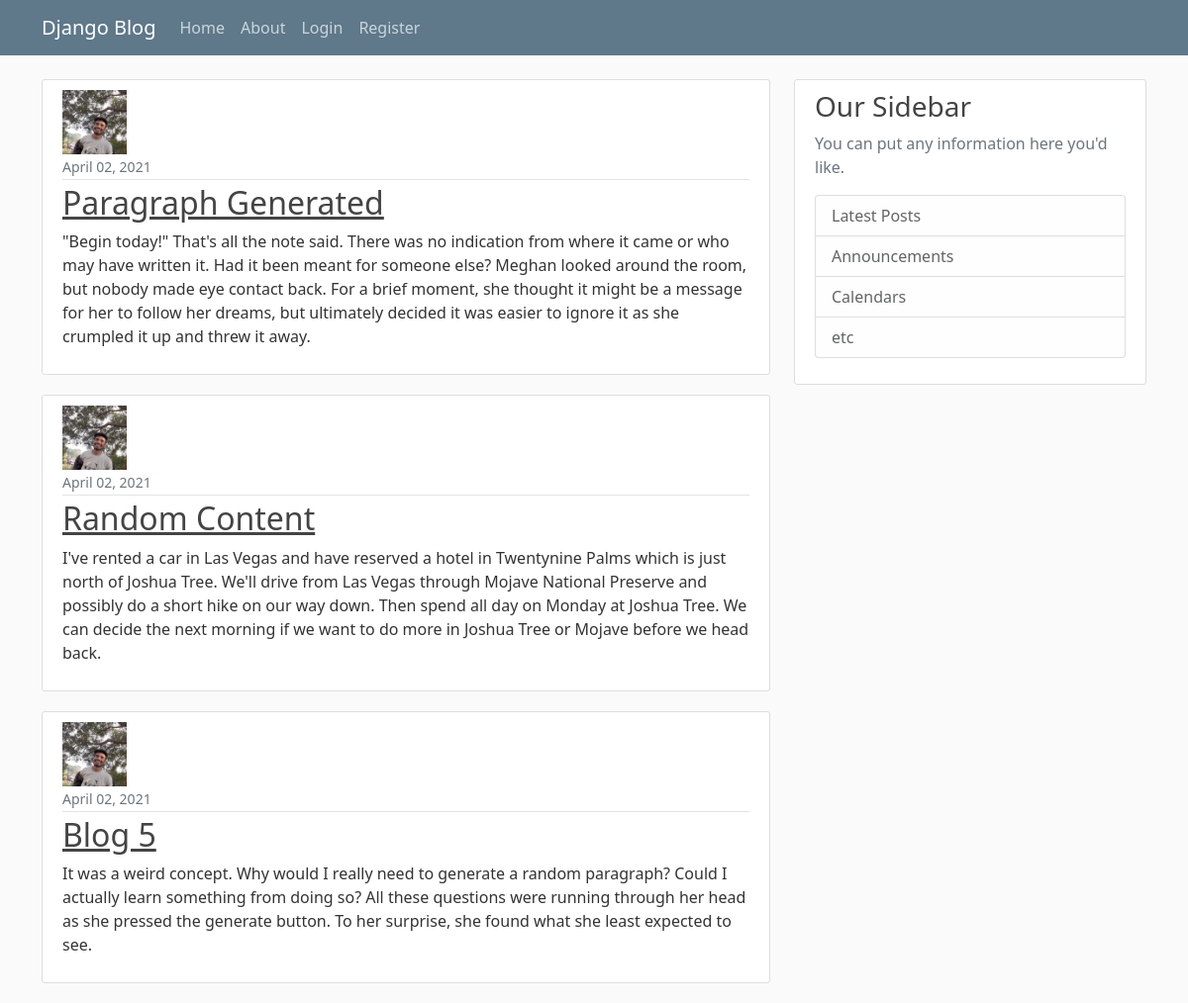
The page / on the database its author committed.
### my_firstapp/models.py (models this page shows, shortened)
class Post(models.Model):
    title = models.CharField(max_length = 100)
    content = models.TextField()
    date_posted = models.DateTimeField(default =  timezone.now)
    aurthor = models.ForeignKey(User, on_delete = models.CASCADE)

### users/models.py (models this page shows, shortened)
class Profile(models.Model):
    user = models.OneToOneField(User, on_delete = models.CASCADE)
    image = models.ImageField(default = 'default.jpg', upload_to = 'profile_pics')

### my_firstapp/views.py (the view)
# urls.py: path( '', PostListView.as_view(), name = 'blog-home' ),
class PostListView(ListView):
    model = Post
    template_name = 'my_firstapp/home.html'
    context_object_name = 'posts'
    ordering = ['-date_posted']
    paginate_by = 3

### my_firstapp/templates/my_firstapp/Home.html (shortened to what this page needs)
{% extends 'my_firstapp/base.html' %}
{% block content %}
    {% for post in posts %}
        <article class="media content-section">
            <img class = "round-circle article-img" src="{{ post.aurthor.profile.image.url }}" alt="Proile Picture">
            <div class="media-body">
            <div class="article-metadata">
                <small class="text-muted">{{ post.date_posted|date:"F d, Y" }}</small>
            </div>
            <h2><a class="article-title" href="{% url 'post-detail' post.id %}">{{ post.title }}</a></h2>
            <p class="article-content">{{ post.content }}</p>
            </div>
        </article>
    {% endfor %}
{% endblock content %}

### my_firstapp/static/my_firstapp/main.css (style rules this page uses)
body { background: #fafafa; color: #333333; margin-top: 5rem; }
h1, h2, h3, h4, h5, h6 { color: #444444; }
.content-section { background: #ffffff; padding: 10px 20px; border: 1px solid #dddddd; border-radius: 3px; margin-bottom: 20px; }
.article-title { color: #444444; }
.article-content { white-space: pre-line; }
.article-img { height: 65px; width: 65px; margin-right: 16px; }
.article-metadata { padding-bottom: 1px; margin-bottom: 4px; border-bottom: 1px solid #e3e3e3 }

### rows shown on the page
Post: aurthor.profile.image (picture), date_posted "April 02, 2021", title "Paragraph Generated", content "\"Begin today!\" That's all the note said. There was no indication from where it came or who may have written it. Had it been meant for someone else? Meghan looked around the room, but nobody made eye contact back. For a brief moment, she thought it might be a message for her to follow her dreams, but ultimately decided it was easier to ignore it as she crumpled it up and threw it away."
Post: aurthor.profile.image (picture), date_posted "April 02, 2021", title "Random Content", content "I've rented a car in Las Vegas and have reserved a hotel in Twentynine Palms which is just north of Joshua Tree. We'll drive from Las Vegas through Mojave National Preserve and possibly do a short hike on our way down. Then spend all day on Monday at Joshua Tree. We can decide the next morning if we want to do more in Joshua Tree or Mojave before we head back."
Post: aurthor.profile.image (picture), date_posted "April 02, 2021", title "Blog 5", content "It was a weird concept. Why would I really need to generate a random paragraph? Could I actually learn something from doing so? All these questions were running through her head as she pressed the generate button. To her surprise, she found what she least expected to see."
